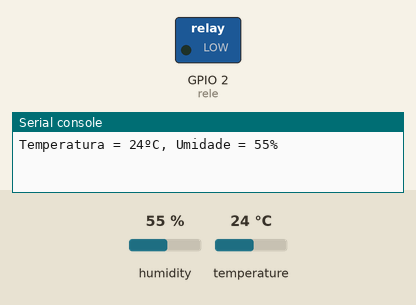
Simulated run of this program. Board: ESP32 board running MicroPython. Parts: switched loads named in the program (green lamp = pin HIGH), the last lines printed to the serial console. The inputs (shaded band) are chosen by the test bench; at power-on: humidity 55 %, temperature 24 °C. WiFi joins after 1.5 s; requests to the public web service named in the program get a made-up reply in its usual format after 0.4 s (London, UTC, broken clouds, 64 % humidity, 1013 hPa unless stated).

Above: at 1.2 s.
1.3 s: humidity set to 69 %
15.3 s: humidity set to 72 %
At 27.8 s:
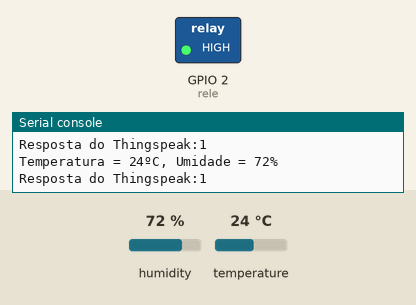
28.2 s: humidity set to 22 %
At 40.3 s:
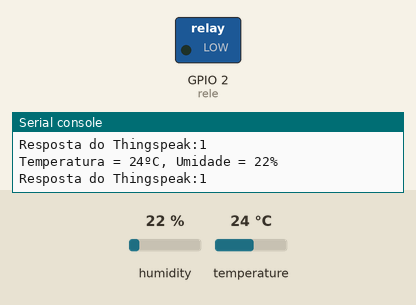
40.6 s: humidity set to 88 %
At 52.0 s:
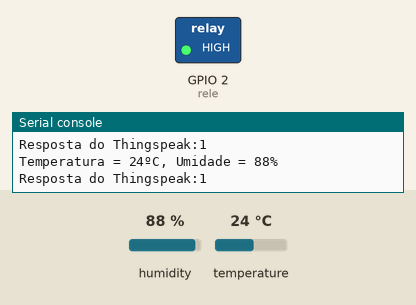
Timing chart, 0 to 53.5 s (numbered marks = the images above; inputs shaded):
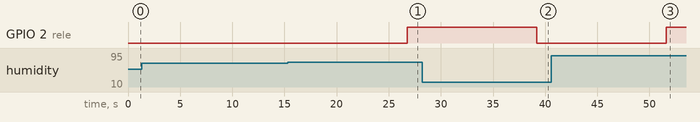

Measured:
- the behaviour switches between 70 and 71 % on humidity (found by bisection; images 0 and 1)
- after the input at 15.3 s, GPIO 2 (rele): LOW → HIGH after 11.5 s
- after the input at 28.2 s, GPIO 2 (rele): HIGH → LOW after 11.0 s
- after the input at 40.6 s, GPIO 2 (rele): LOW → HIGH after 11.0 s

The program:

main.py
```python
#ALUNOS: PEDRO FERNANDO WIEZEL, CAROLYNE SOARES MIRANDA DA LUZ
#DATA: 30 DE ABRIL DE 2024
#TURMA 1

#Código para ESP-32 com sensor DHT-11. Passa informações de temperatura e umidade ambiente para a plataforma de IoT ThingSpeak.

import dht
import machine
import time
import urequests
from wifi_lib import conecta

#informações do Wi-Fi
WIFI_SSID = "" #inserir SSID do Wi-Fi
WIFI_SENHA = "" #inserir senha do Wi-Fi

#definição das chaves API para operar o thingspeak e configuração da URL para write
THINGSPEAK_WRITE_APIKEY = "" #inserir aqui a chave API
THINGSPEAK_URL = "https://api.thingspeak.com/update?api_key=" + THINGSPEAK_WRITE_APIKEY

#declaração do sensor e do relé conectados ao ESP32
sensor = dht.DHT11(machine.Pin(4))
rele = machine.Pin(2, machine.Pin.OUT)

def envio_dados_thingspeak(temperatura, umidade):
    conecta(WIFI_SSID, WIFI_SENHA)
    url_envio = THINGSPEAK_URL + "&field1={}&field2={}".format(temperatura, umidade)
    resposta = urequests.get(url_envio)
    print("Resposta do Thingspeak:" + resposta.text)

def monitoramento_rele(temperatura, umidade):
    if (temperatura > 31 or umidade > 70):
        rele.value(1)
    else:
        rele.value(0)

#verificações da temperatura e da umidade e envio ao Thingspeak
for i in range (10):
    sensor.measure()
    temperatura = sensor.temperature()
    umidade = sensor.humidity()
    print("Temperatura = {}ºC, Umidade = {}%".format(sensor.temperature(), sensor.humidity()))
    envio_dados_thingspeak(temperatura, umidade)
    monitoramento_rele(temperatura, umidade)
    time.sleep(12)

#desliga o relé, reboota o ESP32
rele.value(0)
machine.soft_reset()
```

wifi_lib.py
```python
#biblioteca com a função de conexão na rede WI-FI local

def conecta(ssid, senha):
    import network
    import time
    station = network.WLAN(network.STA_IF)
    station.active(True)
    station.connect(ssid, senha)

    for t in range(50):
        if station.isconnected():
            break
        time.sleep(0.1)
    return station
```
